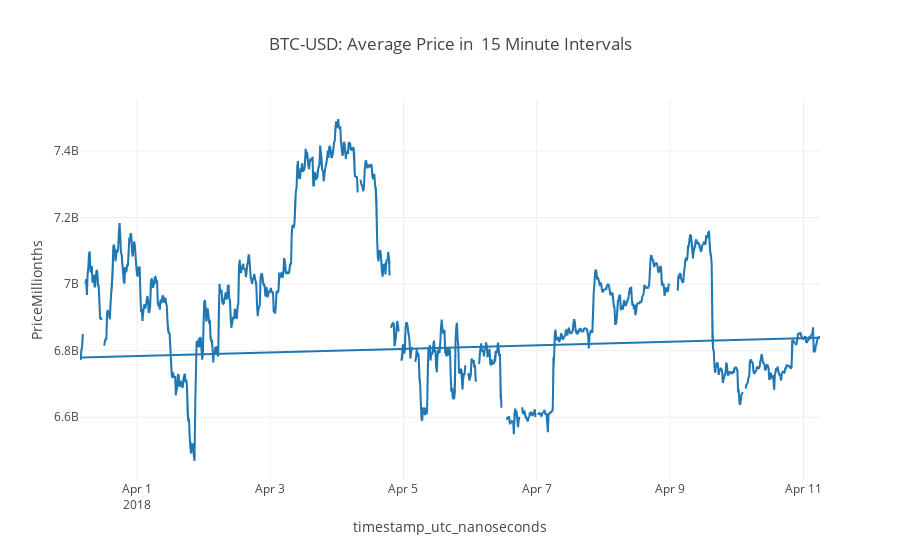

Notebook code cell kept with this figure:
### Markdown cell above
Here we see that there is a fair amount of variability in price changes with some positive drift (over a relatively short period of time).

### Code cell
df_15min_price = df.groupby("Side").resample("15min").mean()[["PriceMillionths"]]
df_15min_price.reset_index().plot(
    x="timestamp_utc_nanoseconds",
    y="PriceMillionths",
    title=f"BTC-USD: Average Price in  15 Minute Intervals",
)

### Figure 1 — Plotly figure (JSON) as saved in the notebook; plotly's stock layout.template omitted (floating-point values rounded to 4 significant figures; data arrays with more than 128 entries replaced by an {"elided": "..."} marker saying what was removed)
{"data": [{"hovertemplate": "timestamp_utc_nanoseconds=%{x}<br>PriceMillionths=%{y}<extra></extra>", "legendgroup": "", "line": {"color": "#1F77B4", "dash": "solid"}, "mode": "lines", "name": "", "showlegend": false, "type": "scattergl", "x": {"elided": "2134 str values"}, "xaxis": "x", "y": {"elided": "2134 float values"}, "yaxis": "y"}], "layout": {"legend": {"tracegroupgap": 0}, "title": {"text": "BTC-USD: Average Price in  15 Minute Intervals"}, "xaxis": {"anchor": "y", "domain": [0, 1], "title": {"text": "timestamp_utc_nanoseconds"}}, "yaxis": {"anchor": "x", "domain": [0, 1], "title": {"text": "PriceMillionths"}}}}
